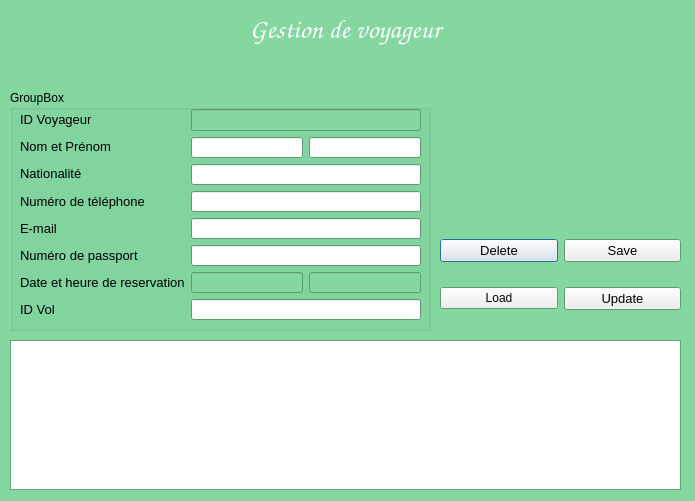
<?xml version="1.0" encoding="UTF-8"?>
<ui version="4.0">
 <class>GestionVoyageur_Dialog</class>
 <widget class="QDialog" name="GestionVoyageur_Dialog">
  <property name="geometry">
   <rect>
    <x>0</x>
    <y>0</y>
    <width>695</width>
    <height>501</height>
   </rect>
  </property>
  <property name="palette">
   <palette>
    <active>
     <colorrole role="Base">
      <brush brushstyle="SolidPattern">
       <color alpha="255">
        <red>255</red>
        <green>255</green>
        <blue>255</blue>
       </color>
      </brush>
     </colorrole>
     <colorrole role="Window">
      <brush brushstyle="SolidPattern">
       <color alpha="255">
        <red>131</red>
        <green>215</green>
        <blue>159</blue>
       </color>
      </brush>
     </colorrole>
    </active>
    <inactive>
     <colorrole role="Base">
      <brush brushstyle="SolidPattern">
       <color alpha="255">
        <red>255</red>
        <green>255</green>
        <blue>255</blue>
       </color>
      </brush>
     </colorrole>
     <colorrole role="Window">
      <brush brushstyle="SolidPattern">
       <color alpha="255">
        <red>131</red>
        <green>215</green>
        <blue>159</blue>
       </color>
      </brush>
     </colorrole>
    </inactive>
    <disabled>
     <colorrole role="Base">
      <brush brushstyle="SolidPattern">
       <color alpha="255">
        <red>131</red>
        <green>215</green>
        <blue>159</blue>
       </color>
      </brush>
     </colorrole>
     <colorrole role="Window">
      <brush brushstyle="SolidPattern">
       <color alpha="255">
        <red>131</red>
        <green>215</green>
        <blue>159</blue>
       </color>
      </brush>
     </colorrole>
    </disabled>
   </palette>
  </property>
  <property name="windowTitle">
   <string>Dialog</string>
  </property>
  <widget class="QLabel" name="label">
   <property name="geometry">
    <rect>
     <x>210</x>
     <y>9</y>
     <width>271</width>
     <height>41</height>
    </rect>
   </property>
   <property name="palette">
    <palette>
     <active>
      <colorrole role="WindowText">
       <brush brushstyle="SolidPattern">
        <color alpha="255">
         <red>255</red>
         <green>255</green>
         <blue>255</blue>
        </color>
       </brush>
      </colorrole>
     </active>
     <inactive>
      <colorrole role="WindowText">
       <brush brushstyle="SolidPattern">
        <color alpha="255">
         <red>255</red>
         <green>255</green>
         <blue>255</blue>
        </color>
       </brush>
      </colorrole>
     </inactive>
     <disabled>
      <colorrole role="WindowText">
       <brush brushstyle="SolidPattern">
        <color alpha="255">
         <red>120</red>
         <green>120</green>
         <blue>120</blue>
        </color>
       </brush>
      </colorrole>
     </disabled>
    </palette>
   </property>
   <property name="font">
    <font>
     <family>Comic Sans MS</family>
     <pointsize>20</pointsize>
    </font>
   </property>
   <property name="layoutDirection">
    <enum>Qt::LeftToRight</enum>
   </property>
   <property name="text">
    <string>Gestion de voyageur</string>
   </property>
   <property name="alignment">
    <set>Qt::AlignCenter</set>
   </property>
  </widget>
  <widget class="QTableView" name="tableView">
   <property name="geometry">
    <rect>
     <x>10</x>
     <y>340</y>
     <width>671</width>
     <height>150</height>
    </rect>
   </property>
  </widget>
  <widget class="QWidget" name="layoutWidget_2">
   <property name="geometry">
    <rect>
     <x>440</x>
     <y>220</y>
     <width>241</width>
     <height>111</height>
    </rect>
   </property>
   <layout class="QVBoxLayout" name="verticalLayout_4">
    <item>
     <layout class="QHBoxLayout" name="horizontalLayout_5">
      <item>
       <widget class="QPushButton" name="delete_2">
        <property name="font">
         <font>
          <family>Segoe UI</family>
          <pointsize>10</pointsize>
         </font>
        </property>
        <property name="text">
         <string>Delete</string>
        </property>
        <property name="icon">
         <iconset>
          <normaloff>Data/Pictures/delete.png</normaloff>Data/Pictures/delete.png</iconset>
        </property>
        <property name="iconSize">
         <size>
          <width>45</width>
          <height>45</height>
         </size>
        </property>
       </widget>
      </item>
      <item>
       <widget class="QPushButton" name="save">
        <property name="font">
         <font>
          <family>Segoe UI</family>
          <pointsize>10</pointsize>
         </font>
        </property>
        <property name="text">
         <string>Save</string>
        </property>
        <property name="icon">
         <iconset>
          <normaloff>Data/Pictures/save.png</normaloff>Data/Pictures/save.png</iconset>
        </property>
        <property name="iconSize">
         <size>
          <width>45</width>
          <height>45</height>
         </size>
        </property>
       </widget>
      </item>
     </layout>
    </item>
    <item>
     <layout class="QHBoxLayout" name="horizontalLayout_7">
      <item>
       <widget class="QPushButton" name="load">
        <property name="text">
         <string>Load</string>
        </property>
        <property name="icon">
         <iconset>
          <normaloff>Data/Pictures/load.png</normaloff>Data/Pictures/load.png</iconset>
        </property>
        <property name="iconSize">
         <size>
          <width>45</width>
          <height>45</height>
         </size>
        </property>
       </widget>
      </item>
      <item>
       <widget class="QPushButton" name="update">
        <property name="font">
         <font>
          <family>Segoe UI</family>
          <pointsize>10</pointsize>
         </font>
        </property>
        <property name="text">
         <string>Update</string>
        </property>
        <property name="icon">
         <iconset>
          <normaloff>Data/Pictures/update.png</normaloff>Data/Pictures/update.png</iconset>
        </property>
        <property name="iconSize">
         <size>
          <width>45</width>
          <height>45</height>
         </size>
        </property>
       </widget>
      </item>
     </layout>
    </item>
   </layout>
  </widget>
  <widget class="QLabel" name="label_gif1">
   <property name="geometry">
    <rect>
     <x>480</x>
     <y>50</y>
     <width>151</width>
     <height>151</height>
    </rect>
   </property>
   <property name="text">
    <string/>
   </property>
  </widget>
  <widget class="QGroupBox" name="groupBox">
   <property name="geometry">
    <rect>
     <x>10</x>
     <y>90</y>
     <width>421</width>
     <height>241</height>
    </rect>
   </property>
   <property name="title">
    <string>GroupBox</string>
   </property>
   <widget class="QWidget" name="layoutWidget">
    <property name="geometry">
     <rect>
      <x>10</x>
      <y>19</y>
      <width>401</width>
      <height>211</height>
     </rect>
    </property>
    <layout class="QHBoxLayout" name="horizontalLayout">
     <item>
      <layout class="QVBoxLayout" name="verticalLayout_2">
       <item>
        <widget class="QLabel" name="label_9">
         <property name="font">
          <font>
           <family>Segoe UI</family>
           <pointsize>10</pointsize>
          </font>
         </property>
         <property name="text">
          <string>ID Voyageur</string>
         </property>
        </widget>
       </item>
       <item>
        <widget class="QLabel" name="label_6">
         <property name="font">
          <font>
           <family>Segoe UI</family>
           <pointsize>10</pointsize>
          </font>
         </property>
         <property name="text">
          <string>Nom et Prénom</string>
         </property>
        </widget>
       </item>
       <item>
        <widget class="QLabel" name="label_3">
         <property name="font">
          <font>
           <family>Segoe UI</family>
           <pointsize>10</pointsize>
          </font>
         </property>
         <property name="text">
          <string>Nationalité</string>
         </property>
        </widget>
       </item>
       <item>
        <widget class="QLabel" name="label_5">
         <property name="font">
          <font>
           <family>Segoe UI</family>
           <pointsize>10</pointsize>
          </font>
         </property>
         <property name="text">
          <string>Numéro de téléphone</string>
         </property>
        </widget>
       </item>
       <item>
        <widget class="QLabel" name="label_7">
         <property name="font">
          <font>
           <family>Segoe UI</family>
           <pointsize>10</pointsize>
          </font>
         </property>
         <property name="text">
          <string>E-mail</string>
         </property>
        </widget>
       </item>
       <item>
        <widget class="QLabel" name="label_8">
         <property name="font">
          <font>
           <family>Segoe UI</family>
           <pointsize>10</pointsize>
          </font>
         </property>
         <property name="text">
          <string>Numéro de passport</string>
         </property>
        </widget>
       </item>
       <item>
        <widget class="QLabel" name="label_4">
         <property name="font">
          <font>
           <family>Segoe UI</family>
           <pointsize>10</pointsize>
          </font>
         </property>
         <property name="text">
          <string>Date et heure de reservation</string>
         </property>
        </widget>
       </item>
       <item>
        <widget class="QLabel" name="label_2">
         <property name="font">
          <font>
           <family>Segoe UI</family>
           <pointsize>10</pointsize>
          </font>
         </property>
         <property name="text">
          <string>ID Vol</string>
         </property>
        </widget>
       </item>
      </layout>
     </item>
     <item>
      <layout class="QVBoxLayout" name="verticalLayout_3">
       <item>
        <widget class="QLineEdit" name="txt_idVoyageur">
         <property name="enabled">
          <bool>false</bool>
         </property>
         <property name="readOnly">
          <bool>true</bool>
         </property>
        </widget>
       </item>
       <item>
        <layout class="QHBoxLayout" name="horizontalLayout_4">
         <item>
          <widget class="QLineEdit" name="txt_nom"/>
         </item>
         <item>
          <widget class="QLineEdit" name="txt_prenom"/>
         </item>
        </layout>
       </item>
       <item>
        <widget class="QLineEdit" name="txt_nationalite"/>
       </item>
       <item>
        <widget class="QLineEdit" name="txt_telephone">
         <property name="text">
          <string/>
         </property>
        </widget>
       </item>
       <item>
        <widget class="QLineEdit" name="txt_mail"/>
       </item>
       <item>
        <widget class="QLineEdit" name="txt_numPassport"/>
       </item>
       <item>
        <layout class="QHBoxLayout" name="horizontalLayout_6">
         <item>
          <widget class="QLineEdit" name="txt_dateReservation">
           <property name="enabled">
            <bool>false</bool>
           </property>
           <property name="autoFillBackground">
            <bool>false</bool>
           </property>
           <property name="readOnly">
            <bool>false</bool>
           </property>
          </widget>
         </item>
         <item>
          <widget class="QLineEdit" name="txt_heureReservation">
           <property name="enabled">
            <bool>false</bool>
           </property>
           <property name="readOnly">
            <bool>false</bool>
           </property>
          </widget>
         </item>
        </layout>
       </item>
       <item>
        <widget class="QLineEdit" name="txt_idVol"/>
       </item>
      </layout>
     </item>
    </layout>
   </widget>
  </widget>
  <widget class="QLabel" name="label_10">
   <property name="geometry">
    <rect>
     <x>0</x>
     <y>0</y>
     <width>721</width>
     <height>511</height>
    </rect>
   </property>
   <property name="text">
    <string/>
   </property>
   <property name="pixmap">
    <pixmap>Data/Pictures/2155719.jpg</pixmap>
   </property>
  </widget>
  <zorder>label_10</zorder>
  <zorder>label</zorder>
  <zorder>tableView</zorder>
  <zorder>layoutWidget_2</zorder>
  <zorder>label_gif1</zorder>
  <zorder>groupBox</zorder>
 </widget>
 <resources/>
 <connections/>
</ui>
